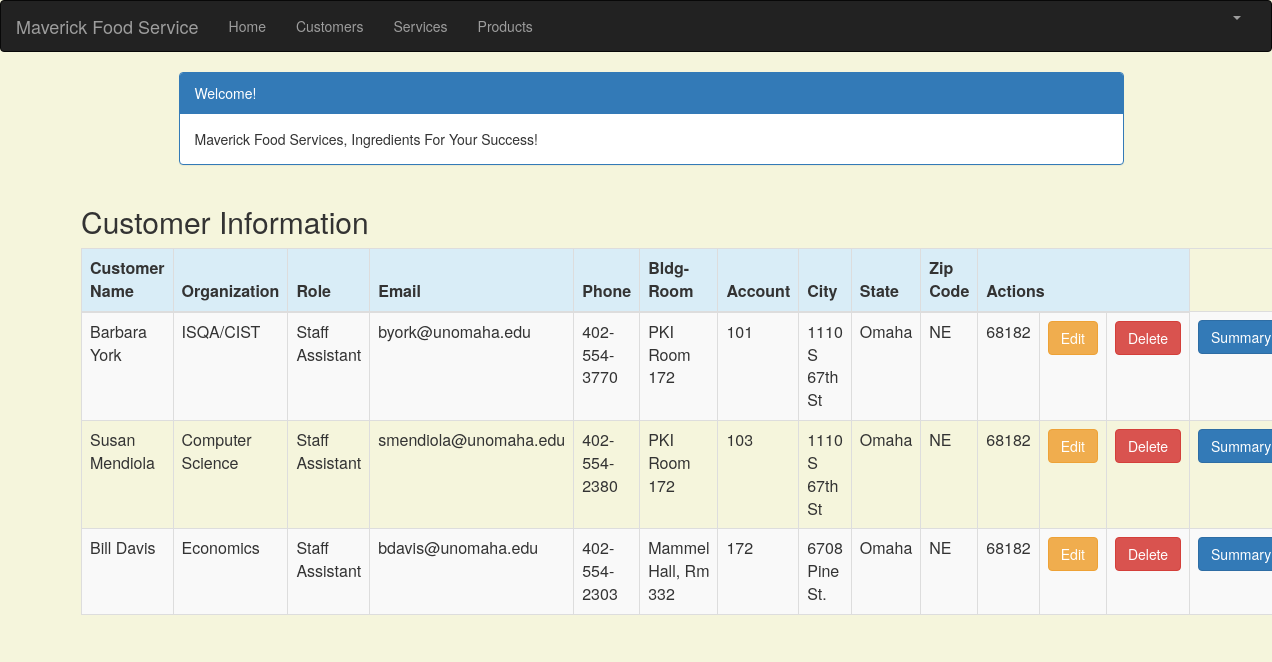
The app's page /customer_list (signed in), older data.
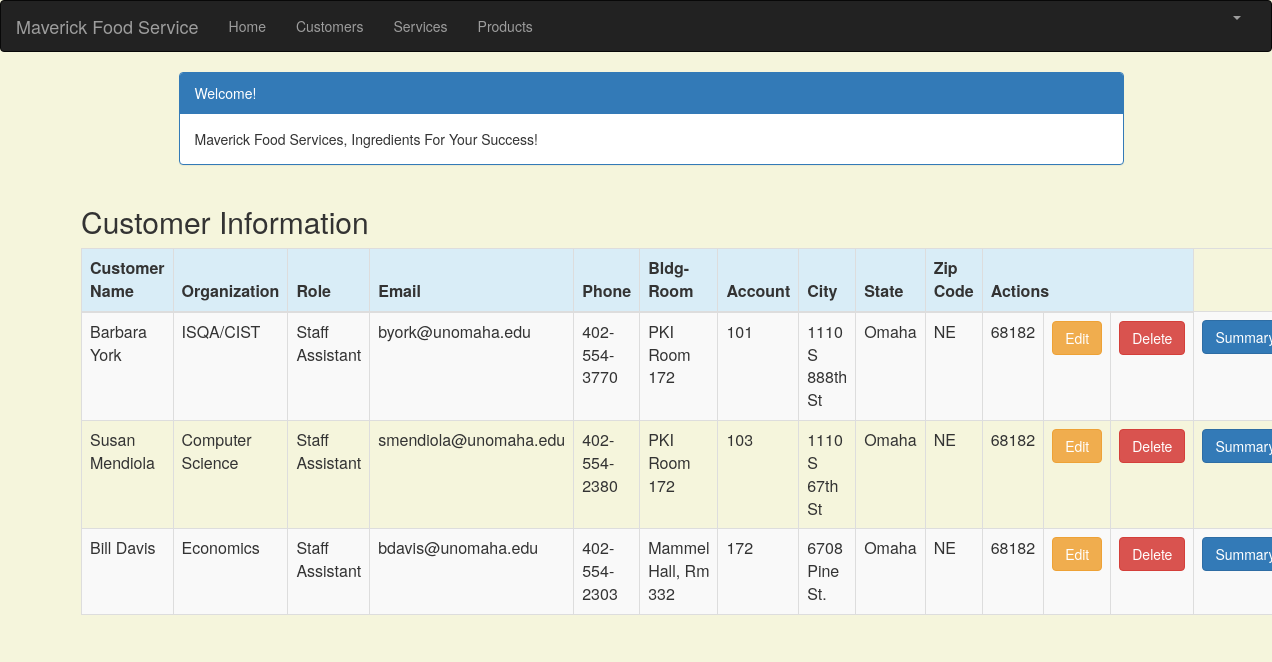
The same page, newer data.
### crm/models.py (models this page shows, shortened)
class Customer(models.Model):
    cust_name = models.CharField(max_length=50)
    organization = models.CharField(max_length=100, blank=True)
    role = models.CharField(max_length=100)
    email = models.EmailField(max_length=100)
    bldgroom = models.CharField(max_length=100)
    address = models.CharField(max_length=200)
    account_number = models.IntegerField(blank=False, null=False)
    city = models.CharField(max_length=50)
    state = models.CharField(max_length=50)
    zipcode = models.CharField(max_length=10)
    phone_number = models.CharField(max_length=50)
    created_date = models.DateTimeField(default=timezone.now)
    updated_date = models.DateTimeField(auto_now_add=True)

### crm/views.py (the view)
# urls.py: path('customer_list', views.customer_list, name='customer_list'),
@login_required
def customer_list(request):
    customer = Customer.objects.filter(created_date__lte=timezone.now())
    return render(request, 'crm/customer_list.html', {'customers': customer})

### crm/templates/crm/customer_list.html (shortened to what this page needs)
{% extends 'crm/base.html' %}
{% block content %}
<html>
    <head>
        <link rel="stylesheet" href="https://maxcdn.bootstrapcdn.com/bootstrap/3.3.4/css/bootstrap.min.css">
    </head>
    <body>
        <div class="container">
            <div class="row">
                <div class="col-md-10 col-md-offset-1">
                    <div class="panel panel-primary">
                        <div class="panel-heading">Welcome!</div>
                        <div class="panel-body">
                            Maverick Food Services, Ingredients For Your Success!
                        </div>
                    </div>
                </div>
            </div>
            <div class="row">
                <h2 style="padding-left: 15px">Customer Information</h2>
            </div>
            <div>
                <table class="table table-striped table-bordered table-hover">
                    <thead>
                        <tr class="bg-info">
                            <th>Customer Name</th>
                            <th>Organization</th>
                            <th>Role</th>
                            <th>Email</th>
                            <th>Phone</th>
                            <th>Bldg-Room</th>
                            <th>Account</th>
                            <th>City</th>
                            <th>State</th>
                            <th>Zip Code</th>
                            <th colspan="3">Actions</th>
                        </tr>
                    </thead>
                    <tbody>
                        {% for customer in customers %}
                        <tr>
                            <td>{{customer.cust_name}}</td>
                            <td>{{customer.organization}}</td>
                            <td>{{customer.role}}</td>
                            <td>{{customer.email}}</td>
                            <td>{{customer.phone_number}}</td>
                            <td>{{customer.bldgroom}}</td>
                            <td>{{customer.account_number}}</td>
                            <td>{{customer.address}}</td>
                            <td>{{customer.city}}</td>
                            <td>{{customer.state}}</td>
                            <td>{{customer.zipcode}}</td>
                            <td>
                                <a href="{% url 'crm:customer_edit' pk=customer.pk %}" class="btn btn-warning">Edit</a>
                            </td>
                            <td>
                                <a href="{% url 'crm:customer_delete' pk=customer.pk %}"
                                   onclick="return confirm('Are you sure you want to delete?')"
                                   class="btn btn-danger">Delete</a>
                            </td>
                            <td><a href="" class="btn btn-primary">Summary</a></td>
                        </tr>
                        {% endfor %}
                    </tbody>
                </table>
            </div>
        </div>
    </body>
</html>
{% endblock %}

### crm/templates/crm/base.html (shortened to what this page needs)
{% load staticfiles %}
<html lang="en">
<head>
    <link rel="stylesheet" href="https://maxcdn.bootstrapcdn.com/bootstrap/3.3.7/css/bootstrap.min.css">
</head>
<body id="app-layout">
    <nav class="navbar navbar-inverse">
        <div class="container-fluid">
            <div class="navbar-header">
                <a class="navbar-brand" href="/">
                    Maverick Food Service
                </a>
            </div>
            <div class="collapse navbar-collapse" id="myNavbar">
                <ul class="nav navbar-nav">
                    <li><a href="{% url 'crm:home' %}">Home</a></li>
                    <li><a href="{% url 'crm:customer_list' %}">Customers</a></li>
                    <li><a href="{% url 'crm:service_list' %}">Services</a></li>
                    <li><a href="{% url 'crm:customer_list' %}">Products</a></li>
                </ul>
                <ul class="nav navbar-nav navbar-right">
                    {% if user.is_authenticated %}
                    <li class="dropdown">
                        <a href="#" class="dropdown-toggle" data-toggle="dropdown" role="button"
                           aria-expanded="false">
                            <span class="caret"></span>
                        </a>
                    </li>
                    {% else %}
                    <li><a href="{% url 'login' %}"><span class="glyphicon glyphicon-log-in"></span> Login</a></li>
                    {% endif %}
                </ul>
            </div>
        </div>
    </nav>
    <div class="content container">
        <div class="row">
            <div class="col-md-8">
                {% block content %}{% endblock %}
            </div>
        </div>
    </div>
</body>
</html>

### crm/templates/crm/base.html (style rules this page uses)
.navbar { margin-bottom: 0; border-radius: 0; }

### crm/templates/crm/customer_list.html (style rules this page uses)
body { background-color: beige; }

Row changes from the older to the newer data that the page shows:
changed Customer "Barbara York": address "1110 S 67th St" → "1110 S 888th St"
